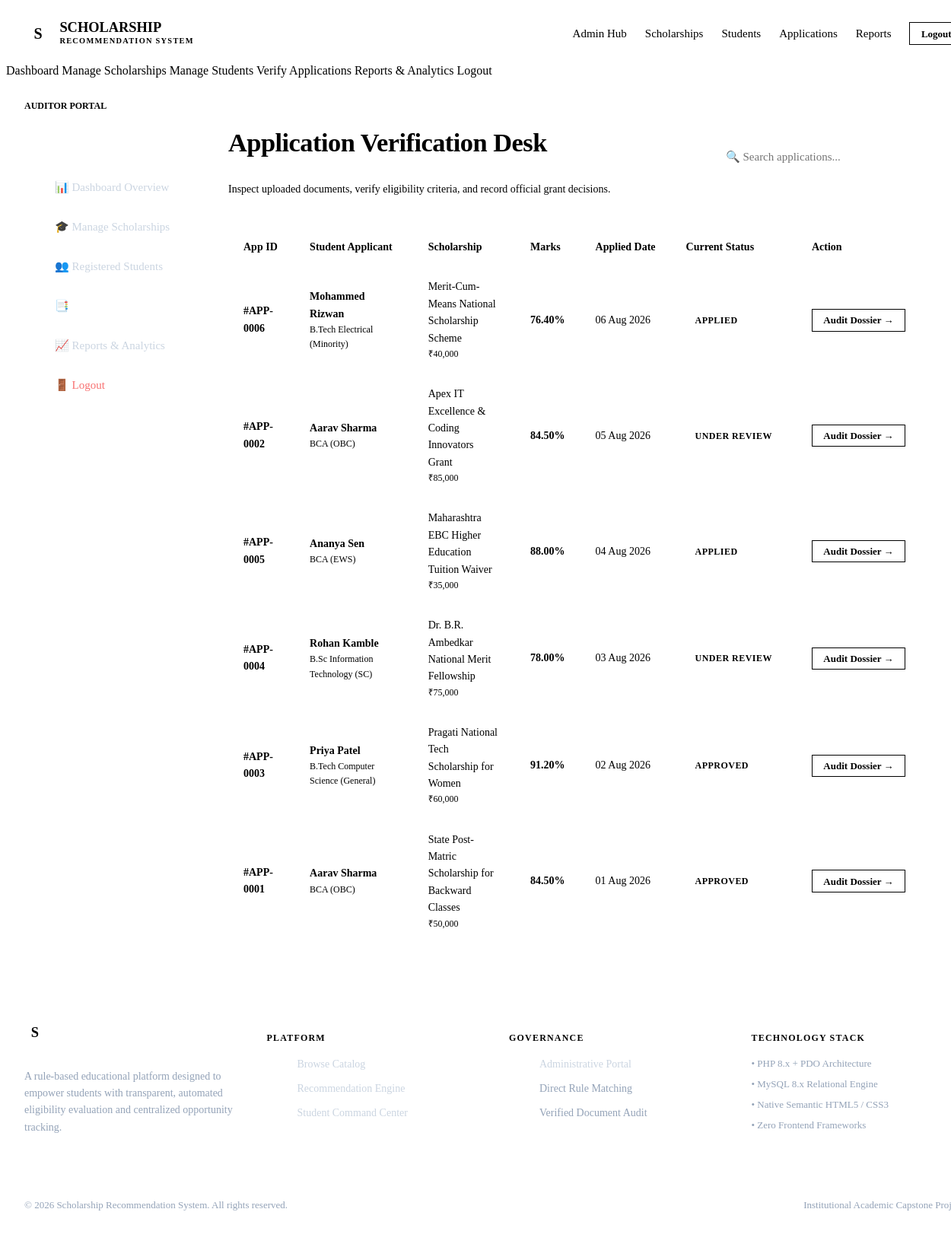
Screenshot of /admin/verify_applications.php (signed in) with the database file from the repository.
### tables this page shows
CREATE TABLE `tbl_application` (
    `application_id` INT AUTO_INCREMENT PRIMARY KEY,
    `student_id` INT NOT NULL,
    `scholarship_id` INT NOT NULL,
    `applied_date` TIMESTAMP DEFAULT CURRENT_TIMESTAMP,
    `status` ENUM('Applied', 'Under Review', 'Approved', 'Rejected') DEFAULT 'Applied',
    `remarks` TEXT NULL,
    `updated_at` TIMESTAMP DEFAULT CURRENT_TIMESTAMP ON UPDATE CURRENT_TIMESTAMP,
    UNIQUE KEY `unique_student_scholarship` (`student_id`, `scholarship_id`),
    CONSTRAINT `fk_app_student` FOREIGN KEY (`student_id`) REFERENCES `tbl_student` (`student_id`) ON DELETE CASCADE,
    CONSTRAINT `fk_app_scholarship` FOREIGN KEY (`scholarship_id`) REFERENCES `tbl_scholarship` (`scholarship_id`) ON DELETE RESTRICT,
    INDEX `idx_app_status` (`status`)
);

CREATE TABLE `tbl_student` (
    `student_id` INT AUTO_INCREMENT PRIMARY KEY,
    `full_name` VARCHAR(100) NOT NULL,
    `email` VARCHAR(120) NOT NULL UNIQUE,
    `password` VARCHAR(255) NOT NULL,
    `dob` DATE NOT NULL,
    `gender` ENUM('Male', 'Female', 'Other') NOT NULL,
    `category` ENUM('General', 'OBC', 'SC', 'ST', 'EWS', 'Minority') NOT NULL,
    `annual_income` DECIMAL(12, 2) NOT NULL,
    `course` VARCHAR(100) NOT NULL,
    `marks_percentage` DECIMAL(5, 2) NOT NULL,
    `state` VARCHAR(80) NOT NULL,
    `created_at` TIMESTAMP DEFAULT CURRENT_TIMESTAMP,
    `updated_at` TIMESTAMP DEFAULT CURRENT_TIMESTAMP ON UPDATE CURRENT_TIMESTAMP,
    INDEX `idx_student_category` (`category`),
    INDEX `idx_student_income` (`annual_income`),
    INDEX `idx_student_marks` (`marks_percentage`),
    INDEX `idx_student_course` (`course`),
    INDEX `idx_student_state` (`state`)
);

CREATE TABLE `tbl_scholarship` (
    `scholarship_id` INT AUTO_INCREMENT PRIMARY KEY,
    `title` VARCHAR(200) NOT NULL,
    `description` TEXT NOT NULL,
    `provider` VARCHAR(150) NOT NULL,
    `amount` DECIMAL(10, 2) NOT NULL,
    `category_required` VARCHAR(100) DEFAULT 'ALL',
    `max_income` DECIMAL(12, 2) NOT NULL DEFAULT 0.00,
    `min_marks` DECIMAL(5, 2) NOT NULL DEFAULT 0.00,
    `eligible_course` VARCHAR(150) DEFAULT 'ALL',
    `state_applicable` VARCHAR(100) DEFAULT 'ALL',
    `gender_applicable` ENUM('ALL', 'Male', 'Female', 'Other') DEFAULT 'ALL',
    `last_date` DATE NOT NULL,
    `status` ENUM('Active', 'Inactive', 'Archived') DEFAULT 'Active',
    `created_at` TIMESTAMP DEFAULT CURRENT_TIMESTAMP,
    `updated_at` TIMESTAMP DEFAULT CURRENT_TIMESTAMP ON UPDATE CURRENT_TIMESTAMP,
    INDEX `idx_scholarship_status` (`status`),
    INDEX `idx_scholarship_deadline` (`last_date`)
);

### includes/functions.php (called while the page is built, shortened)
<?php
function sanitize(?string $data): string {
    return htmlspecialchars(trim((string)$data), ENT_QUOTES, 'UTF-8');
}
function formatCurrency(float|int|string $amount): string {
    return '₹' . number_format((float)$amount, 0, '.', ',');
}
function formatDate(?string $dateStr, string $format = 'd M Y'): string {
    return date($format, strtotime($dateStr));
}
?>

### admin/verify_applications.php (the view, shortened to what this page needs)
<?php
require_once __DIR__ . '/../includes/functions.php';
$db = getDB();
$admin = getLoggedInAdmin($db);
$auditDossier = null;
$dossierDocs = [];
$stmtAll = $db->query("
    SELECT a.*, s.full_name as student_name, s.category, s.course, s.marks_percentage, sch.title as scholarship_title, sch.amount
    FROM tbl_application a
    JOIN tbl_student s ON a.student_id = s.student_id
    JOIN tbl_scholarship sch ON a.scholarship_id = sch.scholarship_id
    ORDER BY a.applied_date DESC
");
$allApps = $stmtAll->fetchAll();
$csrf = generateCSRFToken();
include __DIR__ . '/../includes/header.php';
?>
<div class="admin-layout">
    <aside class="admin-sidebar">
        <div style="padding: 0 1.5rem 1.5rem; border-bottom: 1px solid rgba(255,255,255,0.08);">
            <div style="font-size: 0.75rem; color: var(--accent); font-weight: 700; text-transform: uppercase;">Auditor Portal</div>
            <div style="font-family: var(--font-heading); font-size: 1.25rem; font-weight: 700; color: #FFFFFF;"><?= sanitize($admin['full_name']) ?></div>
        </div>
        <ul class="admin-nav mt-2">
            <li class="admin-nav-item"><a href="dashboard.php" class="admin-nav-link">📊 Dashboard Overview</a></li>
            <li class="admin-nav-item"><a href="manage_scholarships.php" class="admin-nav-link">🎓 Manage Scholarships</a></li>
            <li class="admin-nav-item"><a href="manage_students.php" class="admin-nav-link">👥 Registered Students</a></li>
            <li class="admin-nav-item"><a href="verify_applications.php" class="admin-nav-link active">📑 Verify Applications</a></li>
            <li class="admin-nav-item"><a href="reports.php" class="admin-nav-link">📈 Reports & Analytics</a></li>
            <li class="admin-nav-item"><a href="../logout.php" class="admin-nav-link" style="color: #F87171;">🚪 Logout</a></li>
        </ul>
    </aside>
    <main class="admin-content">
        <div class="container" style="max-width: 100%; padding: 0;">
            <?php if ($auditDossier): ?>
                <div class="card" style="padding: 2.25rem; margin-bottom: 2rem;">
                    <div style="display: flex; justify-content: space-between; align-items: flex-start; margin-bottom: 1.5rem; border-bottom: 1px solid var(--border-light); padding-bottom: 1rem; flex-wrap: wrap; gap: 1rem;">
                        <div>
                            <span class="badge badge-accent mb-1">Dossier Audit: #APP-<?= str_pad($auditDossier['application_id'], 4, '0', STR_PAD_LEFT) ?></span>
                            <h2 style="font-size: 1.75rem; margin-bottom: 0.25rem;"><?= sanitize($auditDossier['scholarship_title']) ?></h2>
                            <div class="text-sm text-secondary">Applicant: <strong><?= sanitize($auditDossier['full_name']) ?></strong> (<?= sanitize($auditDossier['email']) ?>)</div>
                        </div>
                        <div style="text-align: right;">
                            <a href="verify_applications.php" class="btn btn-secondary btn-sm">← Back to Audit List</a>
                        </div>
                    </div>
                    <div class="grid grid-2" style="gap: 1.5rem; margin-bottom: 2rem;">
                        <div style="background-color: var(--surface-subtle); padding: 1.25rem; border-radius: var(--radius-md); border: 1px solid var(--border);">
                            <h4 style="color: var(--primary); margin-bottom: 0.75rem;">Applicant Profile Claims</h4>
                            <div style="display: flex; flex-direction: column; gap: 0.5rem; font-size: 0.875rem;">
                                <div>Social Category: <strong><?= sanitize($auditDossier['category']) ?></strong></div>
                                <div>Annual Income: <strong><?= formatCurrency($auditDossier['annual_income']) ?></strong></div>
                                <div>Marks: <strong><?= $auditDossier['marks_percentage'] ?>%</strong></div>
                                <div>Course: <strong><?= sanitize($auditDossier['course']) ?></strong></div>
                                <div>State: <strong><?= sanitize($auditDossier['state']) ?></strong></div>
                            </div>
                        </div>
                        <div style="background-color: var(--surface-subtle); padding: 1.25rem; border-radius: var(--radius-md); border: 1px solid var(--border);">
                            <h4 style="color: var(--secondary); margin-bottom: 0.75rem;">Scholarship Rule Criteria</h4>
                            <div style="display: flex; flex-direction: column; gap: 0.5rem; font-size: 0.875rem;">
                                <div>Required Category: <strong><?= sanitize($auditDossier['category_required']) ?></strong></div>
                                <div>Max Income Limit: <strong><?= $auditDossier['max_income'] > 0 ? formatCurrency($auditDossier['max_income']) : 'No Limit' ?></strong></div>
                                <div>Cutoff Marks: <strong>≥<?= $auditDossier['min_marks'] ?>%</strong></div>
                                <div>Eligible Courses: <strong><?= sanitize($auditDossier['eligible_course']) ?></strong></div>
                                <div>Applicable State: <strong><?= sanitize($auditDossier['state_applicable']) ?></strong></div>
                            </div>
                        </div>
                    </div>
                    <div style="margin-bottom: 2rem;">
                        <h4 style="color: var(--primary); margin-bottom: 0.75rem;">Uploaded Verification Documents</h4>
                        <?php if (!empty($dossierDocs)): ?>
                            <div class="table-responsive">
                                <table class="table">
                                    <thead>
                                        <tr>
                                            <th>Document Type</th>
                                            <th>Original Filename</th>
                                            <th>File Size</th>
                                            <th>MIME Type</th>
                                            <th>Action</th>
                                        </tr>
                                    </thead>
                                    <tbody>
                                        <?php foreach ($dossierDocs as $d): ?>
                                            <tr>
                                                <td><strong><?= sanitize($d['document_type']) ?></strong></td>
                                                <td><?= sanitize($d['original_filename']) ?></td>
                                                <td><?= $d['file_size_kb'] ?> KB</td>
                                                <td><code><?= sanitize($d['mime_type']) ?></code></td>
                                                <td>
                                                    <span class="badge badge-success">✓ Stored & Verified</span>
                                                </td>
                                            </tr>
                                        <?php endforeach; ?>
                                    </tbody>
                                </table>
                            </div>
                        <?php else: ?>
                            <div class="text-sm text-muted">No documents uploaded with this submission.</div>
                        <?php endif; ?>
                    </div>
                    <div style="background-color: #FAF9F6; border: 2px solid var(--border); border-radius: var(--radius-md); padding: 1.5rem;">
                        <h4 style="margin-bottom: 1rem; color: var(--primary);">Official Audit Decision</h4>
                        <form action="verify_applications.php" method="POST">
                            <input type="hidden" name="csrf_token" value="<?= $csrf ?>">
                            <input type="hidden" name="application_id" value="<?= $auditDossier['application_id'] ?>">
                            <div class="form-group mb-3">
                                <label class="form-label">Auditor Remarks / Justification</label>
                                <textarea name="remarks" class="form-control form-textarea" placeholder="Add verification findings, eligibility confirmations, or specific reasons for rejection..."><?= sanitize($auditDossier['remarks'] ?? '') ?></textarea>
                            </div>
                            <div style="display: flex; gap: 1rem; flex-wrap: wrap;">
                                <button type="submit" name="status" value="Under Review" class="btn btn-secondary">
                                    Mark Under Review
                                </button>
                                <button type="submit" name="status" value="Approved" class="btn btn-success">
                                    ✓ Approve Scholarship Application
                                </button>
                                <button type="submit" name="status" value="Rejected" class="btn btn-danger">
                                    ✕ Reject Application
                                </button>
                            </div>
                        </form>
                    </div>
                </div>
            <?php else: ?>
                <div style="display: flex; justify-content: space-between; align-items: center; margin-bottom: 1.5rem; flex-wrap: wrap; gap: 1rem;">
                    <div>
                        <h2>Application Verification Desk</h2>
                        <p class="text-sm">Inspect uploaded documents, verify eligibility criteria, and record official grant decisions.</p>
                    </div>
                    <div>
                        <input type="text" id="adminTableSearch" class="form-control" placeholder="🔍 Search applications..." style="width: 240px;">
                    </div>
                </div>
                <div class="card" style="padding: 0;">
                    <div class="table-responsive" style="border: none;">
                        <table class="table admin-data-table">
                            <thead>
                                <tr>
                                    <th>App ID</th>
                                    <th>Student Applicant</th>
                                    <th>Scholarship</th>
                                    <th>Marks</th>
                                    <th>Applied Date</th>
                                    <th>Current Status</th>
                                    <th>Action</th>
                                </tr>
                            </thead>
                            <tbody>
                                <?php foreach ($allApps as $app): ?>
                                    <tr>
                                        <td><strong>#APP-<?= str_pad($app['application_id'], 4, '0', STR_PAD_LEFT) ?></strong></td>
                                        <td>
                                            <div style="font-weight: 600; color: var(--primary);"><?= sanitize($app['student_name']) ?></div>
                                            <div class="text-xs text-muted"><?= sanitize($app['course']) ?> (<?= sanitize($app['category']) ?>)</div>
                                        </td>
                                        <td>
                                            <div style="font-weight: 500;"><?= sanitize($app['scholarship_title']) ?></div>
                                            <div class="text-xs text-muted"><?= formatCurrency($app['amount']) ?></div>
                                        </td>
                                        <td><strong><?= $app['marks_percentage'] ?>%</strong></td>
                                        <td><?= formatDate($app['applied_date']) ?></td>
                                        <td>
                                            <?php
                                            $stClass = 'badge-neutral';
                                            if ($app['status'] === 'Approved') $stClass = 'badge-success';
                                            elseif ($app['status'] === 'Under Review') $stClass = 'badge-warning';
                                            elseif ($app['status'] === 'Rejected') $stClass = 'badge-danger';
                                            elseif ($app['status'] === 'Applied') $stClass = 'badge-info';
                                            ?>
                                            <span class="badge <?= $stClass ?>"><?= $app['status'] ?></span>
                                        </td>
                                        <td>
                                            <a href="verify_applications.php?id=<?= $app['application_id'] ?>" class="btn btn-primary btn-sm">
                                                Audit Dossier →
                                            </a>
                                        </td>
                                    </tr>
                                <?php endforeach; ?>
                            </tbody>
                        </table>
                    </div>
                </div>
            <?php endif; ?>
        </div>
    </main>
</div>
<?php include __DIR__ . '/../includes/footer.php'; ?>

### rows the page displays
tbl_application: application_id "0006", student.full_name "Mohammed Rizwan", student.course "B.Tech Electrical", student.category "Minority", scholarship.title "Merit-Cum-Means National Scholarship Scheme", scholarship.amount "₹40,000", student.marks_percentage "76.40", applied_date "06 Aug 2026", status "APPLIED"
tbl_application: application_id "0002", student.full_name "Aarav Sharma", student.course "BCA", student.category "OBC", scholarship.title "Apex IT Excellence & Coding Innovators Grant", scholarship.amount "₹85,000", student.marks_percentage "84.50", applied_date "05 Aug 2026", status "UNDER REVIEW"
tbl_application: application_id "0005", student.full_name "Ananya Sen", student.course "BCA", student.category "EWS", scholarship.title "Maharashtra EBC Higher Education Tuition Waiver", scholarship.amount "₹35,000", student.marks_percentage "88.00", applied_date "04 Aug 2026", status "APPLIED"
tbl_application: application_id "0004", student.full_name "Rohan Kamble", student.course "B.Sc Information Technology", student.category "SC", scholarship.title "Dr. B.R. Ambedkar National Merit Fellowship", scholarship.amount "₹75,000", student.marks_percentage "78.00", applied_date "03 Aug 2026", status "UNDER REVIEW"
tbl_application: application_id "0003", student.full_name "Priya Patel", student.course "B.Tech Computer Science", student.category "General", scholarship.title "Pragati National Tech Scholarship for Women", scholarship.amount "₹60,000", student.marks_percentage "91.20", applied_date "02 Aug 2026", status "APPROVED"
tbl_application: application_id "0001", student.full_name "Aarav Sharma", student.course "BCA", student.category "OBC", scholarship.title "State Post-Matric Scholarship for Backward Classes", scholarship.amount "₹50,000", student.marks_percentage "84.50", applied_date "01 Aug 2026", status "APPROVED"
